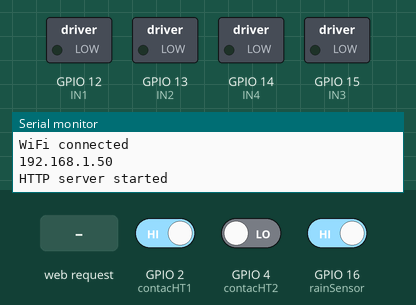
Bench run of a sketch on a simulated ESP32. Parts: switched loads named in the sketch (green lamp = pin HIGH), the last lines printed to the serial monitor. Inputs (shaded band) come from the test bench; at power-on: GPIO 2 (contacHT1) HIGH, GPIO 4 (contacHT2) LOW, GPIO 16 (rainSensor) HIGH. WiFi joins after 1.5 s; servers stay silent unless stated; not simulated (calls return 0 or success): WifiCam.hpp.

Above: at 4.7 s.
4.8 s: HTTP request GET /open received
7.8 s: GPIO 2 (contacHT1) driven LOW
At 8.3 s:
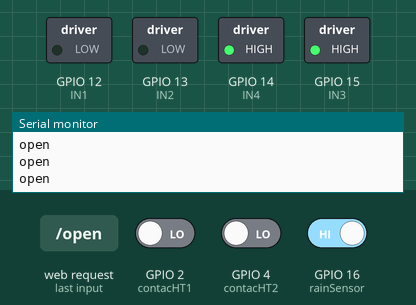
9.3 s: HTTP request GET / received
10.8 s: GPIO 4 (contacHT2) driven HIGH
At 11.18 s:
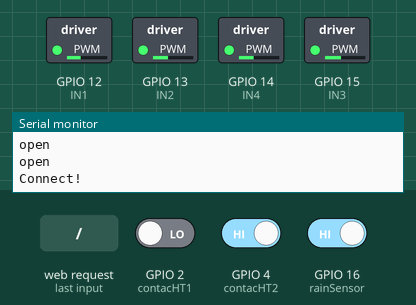
13.8 s: GPIO 16 (rainSensor) driven LOW
15.3 s: GPIO 2 (contacHT1) driven HIGH
At 15.48 s:
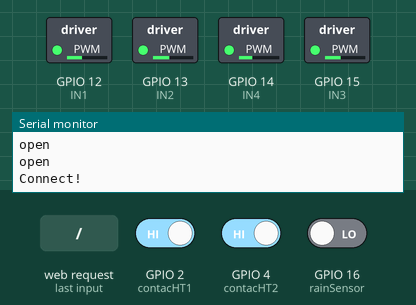
Timing chart, 0 to 19.3 s (numbered marks = the images above; inputs shaded):
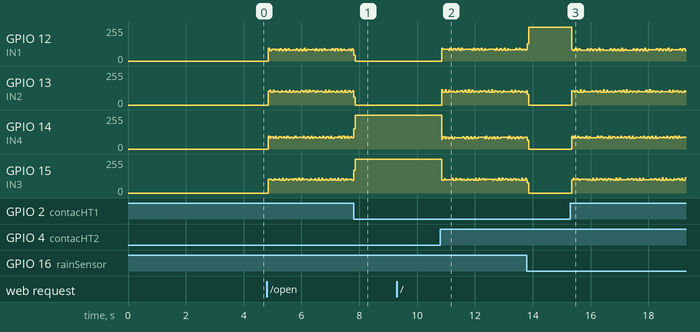

The sketch:

WifiCam.ino
```cpp
#include "WifiCam.hpp"
#include <WiFi.h>
#include <WebServer.h>
#include <string.h>

#define STEPS_PER_REV 4096
#define MICROSECONDS_PER_MINUTE 60000000L

int RPM = 15;
unsigned long delayPerStep = 60L * 1000L * 1000L / STEPS_PER_REV / RPM;

#define IN1 12
#define IN2 13
#define IN3 15
#define IN4 14
#define contacHT1 2
#define contacHT2 4
#define rainSensor 16

int MOTOR_PINS[] = {IN1, IN2, IN3, IN4};
bool isRotating = false;
static const char* WIFI_SSID = "Toan Tri Tue";
static const char* WIFI_PASS = "toantritue";

esp32cam::Resolution initialResolution;

String status = "";
WebServer server(80);

void setup() {
  Serial.begin(115200);
  Serial.println();
  delay(2000);
  pinMode(IN1, OUTPUT);
  pinMode(IN2, OUTPUT);
  pinMode(IN3, OUTPUT);
  pinMode(IN4, OUTPUT);
  pinMode(contacHT1, INPUT);
  pinMode(contacHT2, INPUT);

  WiFi.persistent(false);
  WiFi.mode(WIFI_STA);
  WiFi.begin(WIFI_SSID, WIFI_PASS);
  delay(100);
  if (WiFi.waitForConnectResult() != WL_CONNECTED) {
    Serial.printf("WiFi failure %d\n", WiFi.status());
    delay(5000);
    ESP.restart();
  }
  Serial.println("WiFi connected");
  Serial.println(WiFi.localIP());

  server.on("/", handle_OnConnect);
  server.on("/open", handle_open);
  server.on("/close", handle_close);
  server.on("/stop", handle_stop);
  server.on("/reset", handle_reset);
  server.begin();
  Serial.print("HTTP server started");
}
void setSpeed(int newRPM)
{
  RPM = newRPM;
  delayPerStep = 60L * 1000L * 1000L / STEPS_PER_REV / RPM;
}
void rotateMotor(int steps, bool direction)
{
  int sequence[][4] = {{1, 0, 0, 0},
                       {1, 1, 0, 0},
                       {0, 1, 0, 0},
                       {0, 1, 1, 0},
                       {0, 0, 1, 0},
                       {0, 0, 1, 1},
                       {0, 0, 0, 1},
                       {1, 0, 0, 1}};

  int stepSequence;
  if (direction) {
    for (int x = 0; x < steps; x++) {
      if (!isRotating || (digitalRead(contacHT1) == 0)) return;
      stepSequence = x % 8;
      for (int pin = 0; pin < 4; pin++) {
        digitalWrite(MOTOR_PINS[pin], sequence[stepSequence][pin]);
      }
      delayMicroseconds(delayPerStep);
    }
  } else {
    for (int x = steps - 1; x >= 0; x--) {
      if (!isRotating || (digitalRead(contacHT2) == 0) ) return;
      stepSequence = x % 8;
      for (int pin = 0; pin < 4; pin++) {
        digitalWrite(MOTOR_PINS[pin], sequence[stepSequence][pin]);
      }
      delayMicroseconds(delayPerStep);
    }
  }
}
void loop() {
  server.handleClient();
  if (status.equals("open")) {
    Serial.print("open\n");
    rotateMotor(15,true);
    isRotating = true;
  }
  else if (status.equals("close")) {
    Serial.print("close\n");
    rotateMotor(15,false);
    isRotating = true;
  }
  else if (status.equals("stop")) {
    Serial.print("stop\n");
    isRotating = false;
  }
  if (status.equals("")){
    int rain_status = digitalRead(rainSensor);
    if (rain_status == 0) {
      rotateMotor(15,true);
      isRotating = true;
    }
    else {
      rotateMotor(15, false);
      isRotating = true;
    }
  }

}
void handle_OnConnect(){
  status = "";
  Serial.print("Connect!");
  server.send(200, "text/html", SendHTML(status));
}
void handle_open(){
  status = "open";
  Serial.print("Open!!");
  server.send(200, "text/html", SendHTML(status));
}
void handle_close(){
  status = "close";
  Serial.print("Close!!");
  server.send(200, "text/html", SendHTML(status));
}
void handle_stop(){
  status = "stop";
  Serial.print("Stop!!");
  server.send(200, "text/html", SendHTML(status));
}
void handle_reset(){
  status = "";
  Serial.print("reset!!");
  server.send(200, "text/html", SendHTML(status));
}
String SendHTML(String stt){
  String ptr = "";
  ptr += "<!DOCTYPE html>\n";
  ptr += "<html lang=\"en\">\n";
  ptr += "<head>\n";
  ptr += "<meta charset=\"UTF-8\">\n";
  ptr += "<meta name=\"viewport\" content=\"width=device-width, initial-scale=1.0\">\n";
  ptr += "<title>VDK_Module</title>\n";
  ptr += "<style>\n";
  ptr += "    body {\n";
  ptr += "        font-family: Arial, sans-serif;\n";
  ptr += "        margin: 0;\n";
  ptr += "        padding: 0;\n";
  ptr += "        background-color: #f4f4f4;\n";
  ptr += "    }\n";
  ptr += "\n";
  ptr += "    .container {\n";
  ptr += "        width: 80%;\n";
  ptr += "        margin: 0 auto;\n";
  ptr += "        padding-top: 50px;\n";
  ptr += "    }\n";
  ptr += "\n";
  ptr += "    h1 {\n";
  ptr += "        text-align: center;\n";
  ptr += "        color: #333;\n";
  ptr += "    }\n";
  ptr += "\n";
  ptr += "    h3 {\n";
  ptr += "        text-align: center;\n";
  ptr += "        color: #666;\n";
  ptr += "    }\n";
  ptr += "\n";
  ptr += "    a {\n";
  ptr += "        text-decoration: none;\n";
  ptr += "    }\n";
  ptr += "    .button-container {\n";
  ptr += "        display: flex;\n";
  ptr += "        flex-direction: column;\n";
  ptr += "        align-items: center; \n";
  ptr += "        margin-top: 30px;\n";
  ptr += "    }\n";
  ptr += "\n";
  ptr += "\n";
  ptr += "    .button {\n";
  ptr += "        padding: 10px 20px;\n";
  ptr += "        margin: 10px 10px;\n";
  ptr += "        width: 80px;\n";
  ptr += "        height: 25px;\n";
  ptr += "        border: none;\n";
  ptr += "        border-radius: 5px;\n";
  ptr += "        cursor: pointer;\n";
  ptr += "        font-size: 16px;\n";
  ptr += "        position: relative;\n";
  ptr += "        text-align: center;\n";
  ptr += "    }\n";
  ptr += "\n";
  ptr += "    .button:hover {\n";
  ptr += "        opacity: 0.8;\n";
  ptr += "    }\n";
  ptr += "\n";
  ptr += "    .open {\n";
  ptr += "        background-color: #4CAF50;\n";
  ptr += "        color: white;\n";
  ptr += "    }\n";
  ptr += "\n";
  ptr += "    .close {\n";
  ptr += "        background-color: #f44336;\n";
  ptr += "        color: white;\n";
  ptr += "    }\n";
  ptr += "\n";
  ptr += "    .stop {\n";
  ptr += "        background-color: #FFC107;\n";
  ptr += "        color: white;\n";
  ptr += "    }\n";
  ptr += "\n";
  ptr += "    .reset {\n";
  ptr += "        background-color: #2196F3;\n";
  ptr += "        color: white;\n";
  ptr += "    }\n";
  ptr += "</style>\n";
  ptr += "</head>\n";
  ptr += "<body>\n";
  ptr += "<div class=\"container\">\n";
  ptr += "    <h1>MÁI CHE MƯA THÔNG MINH</h1>\n";
  ptr += "    <h3>CHỨC NĂNG</h3>\n";
  ptr += "    <div class=\"button-container\">\n";
  ptr += "        <a href=\"open\" class=\"button open\">Mở</a>\n";
  ptr += "        <a href=\"close\" class=\"button close\">Đóng</a>\n";
  ptr += "        <a href=\"stop\" class=\"button stop\">Dừng</a>\n";
  ptr += "        <a href=\"reset\" class=\"button reset\">Reset</a>\n";
  ptr += "    </div>\n";
  ptr += "</div>\n";
  ptr += "</body>\n";
  ptr += "</html>\n";
  return ptr;
}
```
